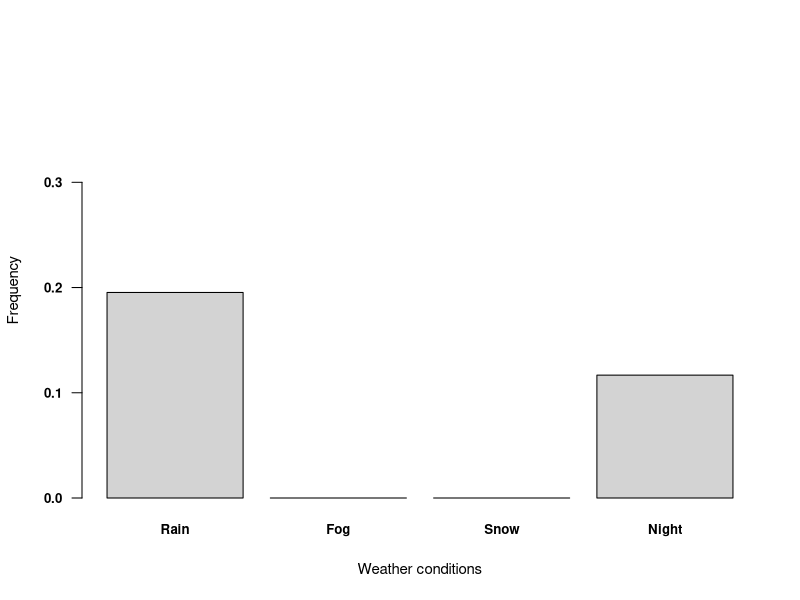

Generate this figure with R:
rain <- 40020
fog <- 0
snow <- 0 
night <- 23922
population <- 204894

categories <- c("Rain", "Fog", "Snow", "Night")
frequencies <- c(rain, fog, snow, night) / population

# Calculate the maximum frequency to determine the y-axis limit
max_frequency <- max(frequencies)
ylim <- c(0, max_frequency + 0.2)  # Adjust the value (0.2) to make the y-axis taller

# Set the color palette
colors <- c("lightgray", "#55A868", "#C44E52")

# Create the histogram plot with customizations
barplot(height = frequencies,
        names.arg = categories,
        xlab = "Weather conditions",
        ylab = "Frequency",
        col = colors,
        border = "black",
        ylim = ylim,
        font.axis = 2,  # Increase font size of axis labels
        las = 1,  # Rotate x-axis labels horizontally
        cex.axis = 0.8,  # Reduce the size of the axis labels
        cex.names = 0.8,  # Reduce the size of the category labels
        cex.main = 1,  # Increase the size of the plot title
        cex.lab = 0.9,  # Increase the size of the axis labels
        cex.sub = 0.8,  # Reduce the size of the sub-title
        xpd = TRUE)  # Allow labels to extend beyond the plot area

